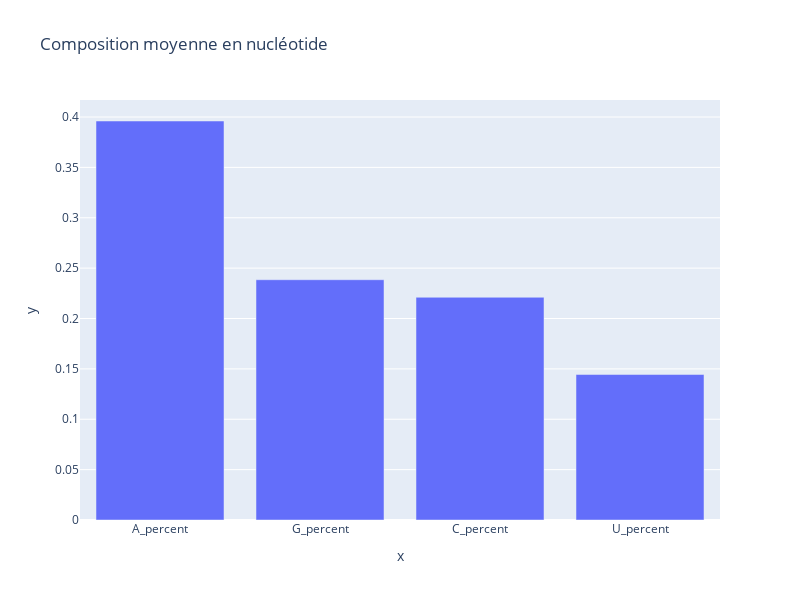

This figure's notebook cell:
### Code cell
import plotly.express as px

fig = px.bar(
    df,
    x= names, 
    y= values,
    orientation='v', 
    title='Composition moyenne en nucléotide', 
    height=600, 
    width=800
)
fig.show()

### Figure 1 — Plotly figure (JSON) as saved in the notebook; plotly's stock layout.template omitted (floating-point values rounded to 4 significant figures)
{"data": [{"alignmentgroup": "True", "hovertemplate": "x=%{x}<br>y=%{y}<extra></extra>", "legendgroup": "", "marker": {"color": "#636efa"}, "name": "", "offsetgroup": "", "orientation": "v", "showlegend": false, "textposition": "auto", "type": "bar", "x": ["A_percent", "G_percent", "C_percent", "U_percent"], "xaxis": "x", "y": [0.396, 0.2385, 0.2211, 0.1444], "yaxis": "y"}], "layout": {"barmode": "relative", "height": 600, "legend": {"tracegroupgap": 0}, "title": {"text": "Composition moyenne en nucléotide"}, "width": 800, "xaxis": {"anchor": "y", "domain": [0, 1], "title": {"text": "x"}}, "yaxis": {"anchor": "x", "domain": [0, 1], "title": {"text": "y"}}}}
